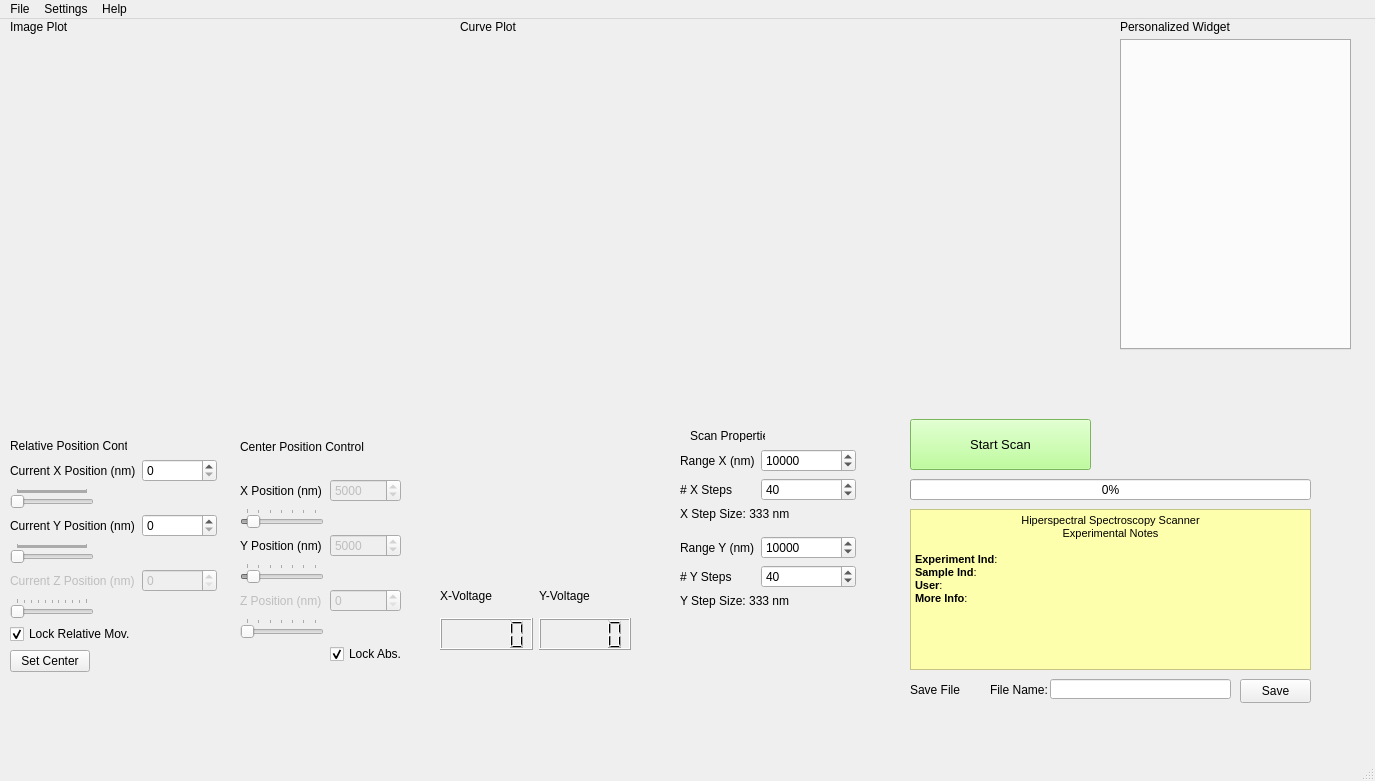
<?xml version="1.0" encoding="UTF-8"?>
<ui version="4.0">
 <class>MainWindow</class>
 <widget class="QMainWindow" name="MainWindow">
  <property name="enabled">
   <bool>true</bool>
  </property>
  <property name="geometry">
   <rect>
    <x>0</x>
    <y>0</y>
    <width>1375</width>
    <height>781</height>
   </rect>
  </property>
  <property name="windowTitle">
   <string>MainWindow</string>
  </property>
  <property name="toolButtonStyle">
   <enum>Qt::ToolButtonIconOnly</enum>
  </property>
  <widget class="QWidget" name="centralwidget">
   <widget class="GraphicsLayoutWidget" name="widget_imagePlot" native="true">
    <property name="geometry">
     <rect>
      <x>10</x>
      <y>20</y>
      <width>431</width>
      <height>371</height>
     </rect>
    </property>
    <property name="sizePolicy">
     <sizepolicy hsizetype="Fixed" vsizetype="Fixed">
      <horstretch>0</horstretch>
      <verstretch>0</verstretch>
     </sizepolicy>
    </property>
   </widget>
   <widget class="PlotWidget" name="widget_spectrumPlot" native="true">
    <property name="geometry">
     <rect>
      <x>460</x>
      <y>20</y>
      <width>631</width>
      <height>341</height>
     </rect>
    </property>
   </widget>
   <widget class="QWidget" name="layoutWidget">
    <property name="geometry">
     <rect>
      <x>680</x>
      <y>430</y>
      <width>176</width>
      <height>231</height>
     </rect>
    </property>
    <layout class="QFormLayout" name="formLayout">
     <item row="0" column="0">
      <widget class="QLabel" name="maxPositionMLabel">
       <property name="text">
        <string>Range X (nm)</string>
       </property>
      </widget>
     </item>
     <item row="0" column="1">
      <widget class="QSpinBox" name="rangeXpositionMSpinBox">
       <property name="minimum">
        <number>2</number>
       </property>
       <property name="maximum">
        <number>100000</number>
       </property>
       <property name="value">
        <number>10000</number>
       </property>
      </widget>
     </item>
     <item row="1" column="0">
      <widget class="QLabel" name="stepsLabel">
       <property name="text">
        <string># X Steps</string>
       </property>
      </widget>
     </item>
     <item row="1" column="1">
      <widget class="QSpinBox" name="XstepsSpinBox">
       <property name="minimum">
        <number>1</number>
       </property>
       <property name="maximum">
        <number>100000</number>
       </property>
       <property name="value">
        <number>40</number>
       </property>
      </widget>
     </item>
     <item row="2" column="0" colspan="2">
      <widget class="QLabel" name="label_xStepSize">
       <property name="text">
        <string>X Step Size: 333 nm</string>
       </property>
      </widget>
     </item>
     <item row="3" column="0">
      <widget class="Line" name="line">
       <property name="orientation">
        <enum>Qt::Horizontal</enum>
       </property>
      </widget>
     </item>
     <item row="4" column="0">
      <widget class="QLabel" name="maxYPositionMLabel">
       <property name="text">
        <string>Range Y (nm)</string>
       </property>
      </widget>
     </item>
     <item row="4" column="1">
      <widget class="QSpinBox" name="rangeYpositionMSpinBox">
       <property name="minimum">
        <number>2</number>
       </property>
       <property name="maximum">
        <number>100000</number>
       </property>
       <property name="value">
        <number>10000</number>
       </property>
      </widget>
     </item>
     <item row="5" column="0">
      <widget class="QLabel" name="yStepsLabel">
       <property name="text">
        <string># Y Steps</string>
       </property>
      </widget>
     </item>
     <item row="5" column="1">
      <widget class="QSpinBox" name="YstepsSpinBox">
       <property name="minimum">
        <number>1</number>
       </property>
       <property name="maximum">
        <number>100000</number>
       </property>
       <property name="singleStep">
        <number>1</number>
       </property>
       <property name="value">
        <number>40</number>
       </property>
      </widget>
     </item>
     <item row="6" column="0" colspan="2">
      <widget class="QLabel" name="label_yStepSize">
       <property name="text">
        <string>Y Step Size: 333 nm</string>
       </property>
      </widget>
     </item>
    </layout>
   </widget>
   <widget class="QWidget" name="formLayoutWidget">
    <property name="geometry">
     <rect>
      <x>10</x>
      <y>440</y>
      <width>207</width>
      <height>231</height>
     </rect>
    </property>
    <layout class="QFormLayout" name="formLayout_4">
     <item row="0" column="0">
      <widget class="QLabel" name="currentXPositionLabel">
       <property name="text">
        <string>Current X Position (nm)</string>
       </property>
      </widget>
     </item>
     <item row="0" column="1">
      <widget class="QSpinBox" name="currentXPositionSpinBox">
       <property name="readOnly">
        <bool>false</bool>
       </property>
       <property name="keyboardTracking">
        <bool>true</bool>
       </property>
       <property name="maximum">
        <number>100000</number>
       </property>
       <property name="value">
        <number>0</number>
       </property>
      </widget>
     </item>
     <item row="1" column="0">
      <widget class="QSlider" name="horizontalSlider_curXpos">
       <property name="enabled">
        <bool>false</bool>
       </property>
       <property name="cursor">
        <cursorShape>ArrowCursor</cursorShape>
       </property>
       <property name="mouseTracking">
        <bool>false</bool>
       </property>
       <property name="acceptDrops">
        <bool>false</bool>
       </property>
       <property name="maximum">
        <number>100000</number>
       </property>
       <property name="singleStep">
        <number>100</number>
       </property>
       <property name="pageStep">
        <number>100</number>
       </property>
       <property name="value">
        <number>0</number>
       </property>
       <property name="tracking">
        <bool>true</bool>
       </property>
       <property name="orientation">
        <enum>Qt::Horizontal</enum>
       </property>
       <property name="invertedControls">
        <bool>false</bool>
       </property>
       <property name="tickPosition">
        <enum>QSlider::TicksAbove</enum>
       </property>
      </widget>
     </item>
     <item row="2" column="0">
      <widget class="QLabel" name="currentYPositionMLabel">
       <property name="text">
        <string>Current Y Position (nm)</string>
       </property>
      </widget>
     </item>
     <item row="2" column="1">
      <widget class="QSpinBox" name="currentYPositionMSpinBox">
       <property name="maximum">
        <number>100000</number>
       </property>
       <property name="value">
        <number>0</number>
       </property>
      </widget>
     </item>
     <item row="3" column="0">
      <widget class="QSlider" name="horizontalSlider_curYpos">
       <property name="enabled">
        <bool>false</bool>
       </property>
       <property name="maximum">
        <number>100000</number>
       </property>
       <property name="singleStep">
        <number>100</number>
       </property>
       <property name="pageStep">
        <number>100</number>
       </property>
       <property name="value">
        <number>0</number>
       </property>
       <property name="orientation">
        <enum>Qt::Horizontal</enum>
       </property>
       <property name="tickPosition">
        <enum>QSlider::TicksAbove</enum>
       </property>
      </widget>
     </item>
     <item row="4" column="0">
      <widget class="QLabel" name="currentZPositionMLabel">
       <property name="enabled">
        <bool>false</bool>
       </property>
       <property name="text">
        <string>Current Z Position (nm)</string>
       </property>
      </widget>
     </item>
     <item row="4" column="1">
      <widget class="QSpinBox" name="currentZPositionMSpinBox">
       <property name="enabled">
        <bool>false</bool>
       </property>
       <property name="maximum">
        <number>100000</number>
       </property>
       <property name="value">
        <number>0</number>
       </property>
      </widget>
     </item>
     <item row="5" column="0">
      <widget class="QSlider" name="horizontalSlider_curZpos">
       <property name="enabled">
        <bool>false</bool>
       </property>
       <property name="focusPolicy">
        <enum>Qt::StrongFocus</enum>
       </property>
       <property name="maximum">
        <number>1000</number>
       </property>
       <property name="singleStep">
        <number>100</number>
       </property>
       <property name="pageStep">
        <number>100</number>
       </property>
       <property name="value">
        <number>0</number>
       </property>
       <property name="orientation">
        <enum>Qt::Horizontal</enum>
       </property>
       <property name="tickPosition">
        <enum>QSlider::TicksAbove</enum>
       </property>
      </widget>
     </item>
     <item row="6" column="0">
      <widget class="QCheckBox" name="checkBox_lockSampleMove">
       <property name="text">
        <string>Lock Relative Mov.</string>
       </property>
       <property name="checked">
        <bool>true</bool>
       </property>
      </widget>
     </item>
     <item row="7" column="0">
      <widget class="QPushButton" name="pushButton_setCenter">
       <property name="toolTip">
        <string>Set the current Relative Position as the new center for the next scan.</string>
       </property>
       <property name="toolTipDuration">
        <number>-1</number>
       </property>
       <property name="whatsThis">
        <string/>
       </property>
       <property name="accessibleDescription">
        <string>Set the current Relative Position as the new center</string>
       </property>
       <property name="text">
        <string>Set Center</string>
       </property>
      </widget>
     </item>
    </layout>
   </widget>
   <widget class="QLabel" name="label_2">
    <property name="geometry">
     <rect>
      <x>460</x>
      <y>0</y>
      <width>81</width>
      <height>16</height>
     </rect>
    </property>
    <property name="text">
     <string>Curve Plot</string>
    </property>
   </widget>
   <widget class="QLabel" name="label">
    <property name="geometry">
     <rect>
      <x>10</x>
      <y>0</y>
      <width>71</width>
      <height>16</height>
     </rect>
    </property>
    <property name="text">
     <string>Image Plot</string>
    </property>
   </widget>
   <widget class="QTextEdit" name="textEdit">
    <property name="geometry">
     <rect>
      <x>910</x>
      <y>490</y>
      <width>401</width>
      <height>161</height>
     </rect>
    </property>
    <property name="styleSheet">
     <string notr="true">background-color: rgb(254, 255, 172);</string>
    </property>
    <property name="html">
     <string>&lt;!DOCTYPE HTML PUBLIC &quot;-//W3C//DTD HTML 4.0//EN&quot; &quot;http://www.w3.org/TR/REC-html40/strict.dtd&quot;&gt;
&lt;html&gt;&lt;head&gt;&lt;meta name=&quot;qrichtext&quot; content=&quot;1&quot; /&gt;&lt;style type=&quot;text/css&quot;&gt;
p, li { white-space: pre-wrap; }
&lt;/style&gt;&lt;/head&gt;&lt;body style=&quot; font-family:'MS Shell Dlg 2'; font-size:8.25pt; font-weight:400; font-style:normal;&quot;&gt;
&lt;p align=&quot;center&quot; style=&quot; margin-top:0px; margin-bottom:0px; margin-left:0px; margin-right:0px; -qt-block-indent:0; text-indent:0px;&quot;&gt;Hiperspectral Spectroscopy Scanner&lt;/p&gt;
&lt;p align=&quot;center&quot; style=&quot; margin-top:0px; margin-bottom:0px; margin-left:0px; margin-right:0px; -qt-block-indent:0; text-indent:0px;&quot;&gt;Experimental Notes&lt;/p&gt;
&lt;p style=&quot;-qt-paragraph-type:empty; margin-top:0px; margin-bottom:0px; margin-left:0px; margin-right:0px; -qt-block-indent:0; text-indent:0px;&quot;&gt;&lt;br /&gt;&lt;/p&gt;
&lt;p style=&quot; margin-top:0px; margin-bottom:0px; margin-left:0px; margin-right:0px; -qt-block-indent:0; text-indent:0px;&quot;&gt;&lt;span style=&quot; font-weight:600;&quot;&gt;Experiment Ind&lt;/span&gt;: &lt;/p&gt;
&lt;p style=&quot; margin-top:0px; margin-bottom:0px; margin-left:0px; margin-right:0px; -qt-block-indent:0; text-indent:0px;&quot;&gt;&lt;span style=&quot; font-weight:600;&quot;&gt;Sample Ind&lt;/span&gt;: &lt;/p&gt;
&lt;p style=&quot; margin-top:0px; margin-bottom:0px; margin-left:0px; margin-right:0px; -qt-block-indent:0; text-indent:0px;&quot;&gt;&lt;span style=&quot; font-weight:600;&quot;&gt;User&lt;/span&gt;: &lt;/p&gt;
&lt;p style=&quot; margin-top:0px; margin-bottom:0px; margin-left:0px; margin-right:0px; -qt-block-indent:0; text-indent:0px;&quot;&gt;&lt;span style=&quot; font-weight:600;&quot;&gt;More Info&lt;/span&gt;: &lt;/p&gt;
&lt;p style=&quot;-qt-paragraph-type:empty; margin-top:0px; margin-bottom:0px; margin-left:0px; margin-right:0px; -qt-block-indent:0; text-indent:0px;&quot;&gt;&lt;br /&gt;&lt;/p&gt;&lt;/body&gt;&lt;/html&gt;</string>
    </property>
   </widget>
   <widget class="QWidget" name="formLayoutWidget_3">
    <property name="geometry">
     <rect>
      <x>240</x>
      <y>440</y>
      <width>161</width>
      <height>231</height>
     </rect>
    </property>
    <layout class="QFormLayout" name="formLayout_6">
     <item row="0" column="0">
      <widget class="QLabel" name="label_9">
       <property name="text">
        <string/>
       </property>
      </widget>
     </item>
     <item row="1" column="0">
      <widget class="QLabel" name="currentXPositionLabel_2">
       <property name="text">
        <string>X Position (nm)</string>
       </property>
      </widget>
     </item>
     <item row="1" column="1">
      <widget class="QSpinBox" name="currentXAbsolutSpinBox">
       <property name="enabled">
        <bool>false</bool>
       </property>
       <property name="maximum">
        <number>61300</number>
       </property>
       <property name="singleStep">
        <number>1000</number>
       </property>
       <property name="value">
        <number>5000</number>
       </property>
      </widget>
     </item>
     <item row="2" column="0">
      <widget class="QSlider" name="horizontalSlider_curXabs">
       <property name="enabled">
        <bool>false</bool>
       </property>
       <property name="cursor">
        <cursorShape>ArrowCursor</cursorShape>
       </property>
       <property name="mouseTracking">
        <bool>false</bool>
       </property>
       <property name="acceptDrops">
        <bool>false</bool>
       </property>
       <property name="maximum">
        <number>61300</number>
       </property>
       <property name="singleStep">
        <number>10000</number>
       </property>
       <property name="pageStep">
        <number>10000</number>
       </property>
       <property name="value">
        <number>5000</number>
       </property>
       <property name="tracking">
        <bool>true</bool>
       </property>
       <property name="orientation">
        <enum>Qt::Horizontal</enum>
       </property>
       <property name="invertedControls">
        <bool>false</bool>
       </property>
       <property name="tickPosition">
        <enum>QSlider::TicksAbove</enum>
       </property>
      </widget>
     </item>
     <item row="3" column="0">
      <widget class="QLabel" name="currentYPositionMLabel_2">
       <property name="text">
        <string>Y Position (nm)</string>
       </property>
      </widget>
     </item>
     <item row="3" column="1">
      <widget class="QSpinBox" name="currentYAbsolutMSpinBox">
       <property name="enabled">
        <bool>false</bool>
       </property>
       <property name="maximum">
        <number>61300</number>
       </property>
       <property name="singleStep">
        <number>1000</number>
       </property>
       <property name="value">
        <number>5000</number>
       </property>
      </widget>
     </item>
     <item row="4" column="0">
      <widget class="QSlider" name="horizontalSlider_curYabs">
       <property name="enabled">
        <bool>false</bool>
       </property>
       <property name="maximum">
        <number>61300</number>
       </property>
       <property name="singleStep">
        <number>10000</number>
       </property>
       <property name="pageStep">
        <number>10000</number>
       </property>
       <property name="value">
        <number>5000</number>
       </property>
       <property name="orientation">
        <enum>Qt::Horizontal</enum>
       </property>
       <property name="tickPosition">
        <enum>QSlider::TicksAbove</enum>
       </property>
      </widget>
     </item>
     <item row="5" column="0">
      <widget class="QLabel" name="currentZPositionMLabel_2">
       <property name="enabled">
        <bool>false</bool>
       </property>
       <property name="text">
        <string>Z Position (nm)</string>
       </property>
      </widget>
     </item>
     <item row="5" column="1">
      <widget class="QSpinBox" name="currentZAbsolutMSpinBox">
       <property name="enabled">
        <bool>false</bool>
       </property>
       <property name="maximum">
        <number>61300</number>
       </property>
       <property name="value">
        <number>0</number>
       </property>
      </widget>
     </item>
     <item row="6" column="0">
      <widget class="QSlider" name="horizontalSlider_curZabs">
       <property name="enabled">
        <bool>false</bool>
       </property>
       <property name="focusPolicy">
        <enum>Qt::StrongFocus</enum>
       </property>
       <property name="maximum">
        <number>61300</number>
       </property>
       <property name="singleStep">
        <number>10000</number>
       </property>
       <property name="pageStep">
        <number>10000</number>
       </property>
       <property name="value">
        <number>0</number>
       </property>
       <property name="sliderPosition">
        <number>0</number>
       </property>
       <property name="orientation">
        <enum>Qt::Horizontal</enum>
       </property>
       <property name="tickPosition">
        <enum>QSlider::TicksAbove</enum>
       </property>
      </widget>
     </item>
     <item row="7" column="1">
      <widget class="QCheckBox" name="checkBox_lockAbsPosition">
       <property name="text">
        <string>Lock Abs.</string>
       </property>
       <property name="checked">
        <bool>true</bool>
       </property>
      </widget>
     </item>
    </layout>
    <zorder>label_9</zorder>
    <zorder>currentXPositionLabel_2</zorder>
    <zorder>currentXAbsolutSpinBox</zorder>
    <zorder>horizontalSlider_curXabs</zorder>
    <zorder>currentYPositionMLabel_2</zorder>
    <zorder>currentYAbsolutMSpinBox</zorder>
    <zorder>currentZPositionMLabel_2</zorder>
    <zorder>currentZAbsolutMSpinBox</zorder>
    <zorder>horizontalSlider_curZabs</zorder>
    <zorder>checkBox_lockAbsPosition</zorder>
    <zorder>horizontalSlider_curYabs</zorder>
   </widget>
   <widget class="QWidget" name="verticalLayoutWidget">
    <property name="geometry">
     <rect>
      <x>440</x>
      <y>560</y>
      <width>191</width>
      <height>71</height>
     </rect>
    </property>
    <layout class="QVBoxLayout" name="verticalLayout">
     <item>
      <layout class="QHBoxLayout" name="horizontalLayout_4">
       <item>
        <widget class="QLabel" name="label_15">
         <property name="text">
          <string>X-Voltage</string>
         </property>
        </widget>
       </item>
       <item>
        <widget class="QLabel" name="label_14">
         <property name="text">
          <string>Y-Voltage</string>
         </property>
        </widget>
       </item>
      </layout>
     </item>
     <item>
      <layout class="QHBoxLayout" name="horizontalLayout_2">
       <item>
        <widget class="QLCDNumber" name="lcdNumber_XVoltage"/>
       </item>
       <item>
        <widget class="QLCDNumber" name="lcdNumber_YVoltage"/>
       </item>
      </layout>
     </item>
    </layout>
   </widget>
   <widget class="QLabel" name="label_11">
    <property name="geometry">
     <rect>
      <x>240</x>
      <y>420</y>
      <width>131</width>
      <height>16</height>
     </rect>
    </property>
    <property name="text">
     <string>Center Position Control</string>
    </property>
   </widget>
   <widget class="QLabel" name="label_5">
    <property name="geometry">
     <rect>
      <x>10</x>
      <y>420</y>
      <width>117</width>
      <height>13</height>
     </rect>
    </property>
    <property name="text">
     <string>Relative Position Control</string>
    </property>
   </widget>
   <widget class="QLabel" name="label_3">
    <property name="geometry">
     <rect>
      <x>690</x>
      <y>410</y>
      <width>75</width>
      <height>13</height>
     </rect>
    </property>
    <property name="text">
     <string>Scan Properties</string>
    </property>
   </widget>
   <widget class="QPushButton" name="pushButton_startMeasurement">
    <property name="geometry">
     <rect>
      <x>910</x>
      <y>400</y>
      <width>181</width>
      <height>51</height>
     </rect>
    </property>
    <property name="minimumSize">
     <size>
      <width>0</width>
      <height>41</height>
     </size>
    </property>
    <property name="font">
     <font>
      <family>Microsoft Sans Serif</family>
      <pointsize>10</pointsize>
     </font>
    </property>
    <property name="styleSheet">
     <string notr="true">background-color: rgb(170, 255, 127);</string>
    </property>
    <property name="text">
     <string>Start Scan</string>
    </property>
    <property name="icon">
     <iconset>
      <normaloff>icons/play.png</normaloff>
      <normalon>icons/stop.png</normalon>icons/play.png</iconset>
    </property>
    <property name="checkable">
     <bool>true</bool>
    </property>
   </widget>
   <widget class="QProgressBar" name="progressBar_scan">
    <property name="geometry">
     <rect>
      <x>910</x>
      <y>460</y>
      <width>401</width>
      <height>21</height>
     </rect>
    </property>
    <property name="maximum">
     <number>100</number>
    </property>
    <property name="value">
     <number>0</number>
    </property>
    <property name="textVisible">
     <bool>true</bool>
    </property>
    <property name="invertedAppearance">
     <bool>false</bool>
    </property>
    <property name="format">
     <string>%p%</string>
    </property>
   </widget>
   <widget class="QLabel" name="label_6">
    <property name="geometry">
     <rect>
      <x>910</x>
      <y>660</y>
      <width>72</width>
      <height>21</height>
     </rect>
    </property>
    <property name="text">
     <string>Save File</string>
    </property>
   </widget>
   <widget class="QLineEdit" name="lineEdit_fileName">
    <property name="geometry">
     <rect>
      <x>1050</x>
      <y>660</y>
      <width>181</width>
      <height>20</height>
     </rect>
    </property>
   </widget>
   <widget class="QPushButton" name="pushButton_save">
    <property name="geometry">
     <rect>
      <x>1240</x>
      <y>660</y>
      <width>71</width>
      <height>24</height>
     </rect>
    </property>
    <property name="text">
     <string>Save</string>
    </property>
    <property name="icon">
     <iconset>
      <normaloff>:/devices/32x32/devices/media-floppy.png</normaloff>:/devices/32x32/devices/media-floppy.png</iconset>
    </property>
   </widget>
   <widget class="QLabel" name="label_17">
    <property name="geometry">
     <rect>
      <x>990</x>
      <y>660</y>
      <width>72</width>
      <height>21</height>
     </rect>
    </property>
    <property name="text">
     <string>File Name:</string>
    </property>
   </widget>
   <widget class="GraphicsLayoutWidget" name="widget_positioningMap" native="true">
    <property name="geometry">
     <rect>
      <x>440</x>
      <y>410</y>
      <width>191</width>
      <height>141</height>
     </rect>
    </property>
   </widget>
   <widget class="QLabel" name="label_8">
    <property name="geometry">
     <rect>
      <x>1120</x>
      <y>0</y>
      <width>121</width>
      <height>16</height>
     </rect>
    </property>
    <property name="text">
     <string>Personalized Widget</string>
    </property>
   </widget>
   <widget class="QTabWidget" name="tabWidget_modes">
    <property name="enabled">
     <bool>true</bool>
    </property>
    <property name="geometry">
     <rect>
      <x>1120</x>
      <y>20</y>
      <width>231</width>
      <height>311</height>
     </rect>
    </property>
    <property name="tabPosition">
     <enum>QTabWidget::North</enum>
    </property>
    <property name="currentIndex">
     <number>-1</number>
    </property>
    <property name="usesScrollButtons">
     <bool>true</bool>
    </property>
    <property name="documentMode">
     <bool>false</bool>
    </property>
    <property name="tabsClosable">
     <bool>false</bool>
    </property>
    <property name="movable">
     <bool>false</bool>
    </property>
    <property name="tabBarAutoHide">
     <bool>false</bool>
    </property>
   </widget>
  </widget>
  <widget class="QMenuBar" name="menubar">
   <property name="geometry">
    <rect>
     <x>0</x>
     <y>0</y>
     <width>1375</width>
     <height>21</height>
    </rect>
   </property>
   <widget class="QMenu" name="menuFile">
    <property name="title">
     <string>File</string>
    </property>
    <widget class="QMenu" name="menuExport">
     <property name="title">
      <string>Export</string>
     </property>
     <addaction name="actionColorBar_Image"/>
     <addaction name="actionSpectrum_Plot"/>
    </widget>
    <addaction name="fileAction_new"/>
    <addaction name="fileAction_open"/>
    <addaction name="fileAction_save"/>
    <addaction name="menuExport"/>
    <addaction name="fileAction_exit"/>
   </widget>
   <widget class="QMenu" name="menuSettings">
    <property name="title">
     <string>Settings</string>
    </property>
    <addaction name="settingsAction_piezo"/>
    <addaction name="settingsAction_spec"/>
   </widget>
   <widget class="QMenu" name="menuHelp">
    <property name="title">
     <string>Help</string>
    </property>
    <addaction name="fileAction_help"/>
   </widget>
   <addaction name="menuFile"/>
   <addaction name="menuSettings"/>
   <addaction name="menuHelp"/>
  </widget>
  <widget class="QStatusBar" name="statusbar"/>
  <action name="fileAction_new">
   <property name="text">
    <string>New</string>
   </property>
   <property name="shortcut">
    <string/>
   </property>
   <property name="iconVisibleInMenu">
    <bool>true</bool>
   </property>
   <property name="shortcutVisibleInContextMenu">
    <bool>true</bool>
   </property>
  </action>
  <action name="fileAction_open">
   <property name="text">
    <string>Open</string>
   </property>
  </action>
  <action name="fileAction_save">
   <property name="text">
    <string>Save</string>
   </property>
  </action>
  <action name="fileAction_exit">
   <property name="text">
    <string>Exit</string>
   </property>
  </action>
  <action name="settingsAction_piezo">
   <property name="text">
    <string>Piezoelectric system</string>
   </property>
  </action>
  <action name="settingsAction_spec">
   <property name="text">
    <string>Spectrometer</string>
   </property>
  </action>
  <action name="actionColorBar_Image">
   <property name="text">
    <string>ColorBar Plot</string>
   </property>
  </action>
  <action name="actionSpectrum_Plot">
   <property name="text">
    <string>Spectrum Plot</string>
   </property>
  </action>
  <action name="fileAction_help">
   <property name="text">
    <string>Help</string>
   </property>
  </action>
 </widget>
 <customwidgets>
  <customwidget>
   <class>PlotWidget</class>
   <extends>QWidget</extends>
   <header>pyqtgraph</header>
   <container>1</container>
  </customwidget>
  <customwidget>
   <class>GraphicsLayoutWidget</class>
   <extends>QWidget</extends>
   <header>pyqtgraph</header>
   <container>1</container>
  </customwidget>
 </customwidgets>
 <resources/>
 <connections/>
</ui>
